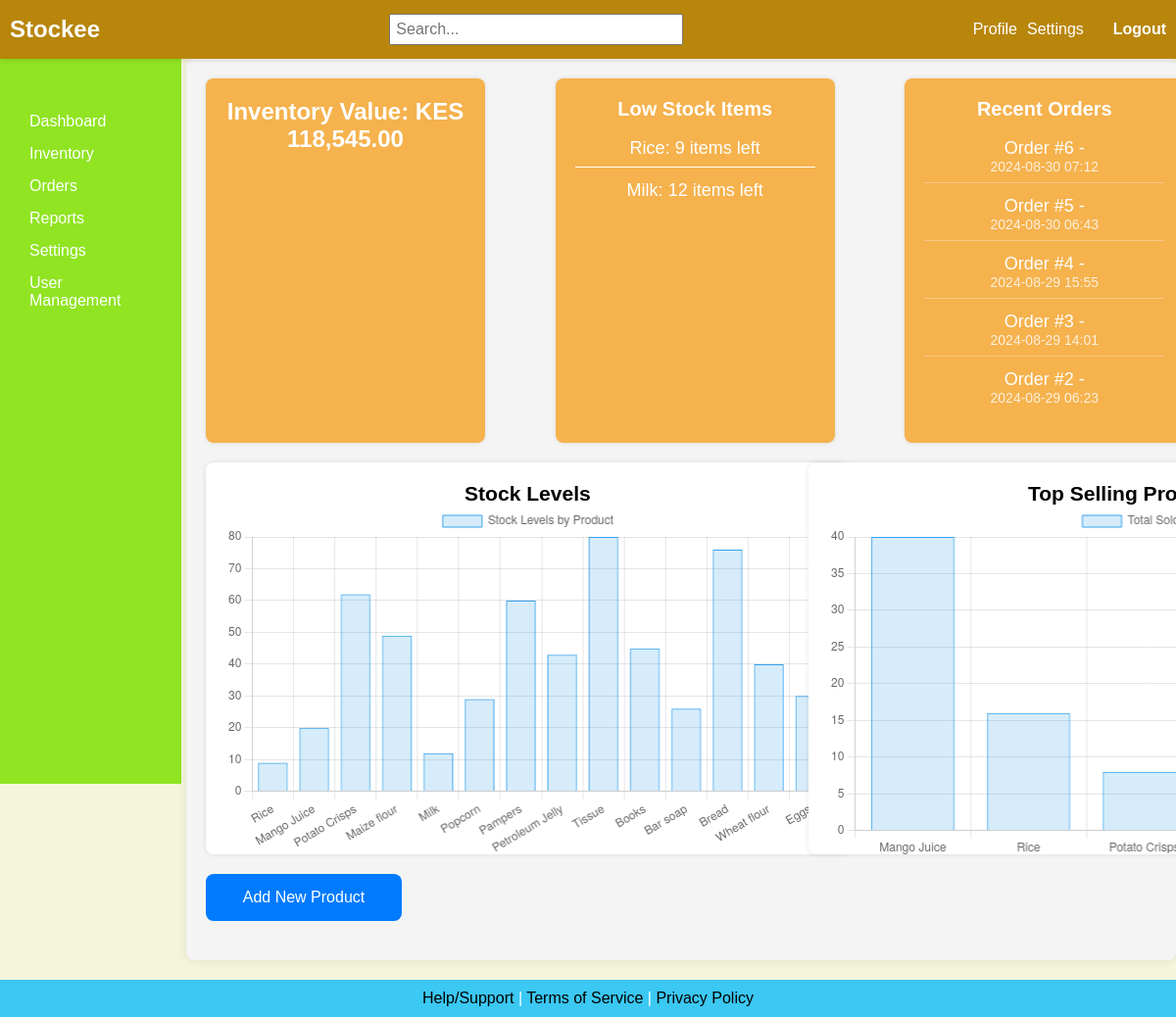
Before: /index (signed in) with the older database file.
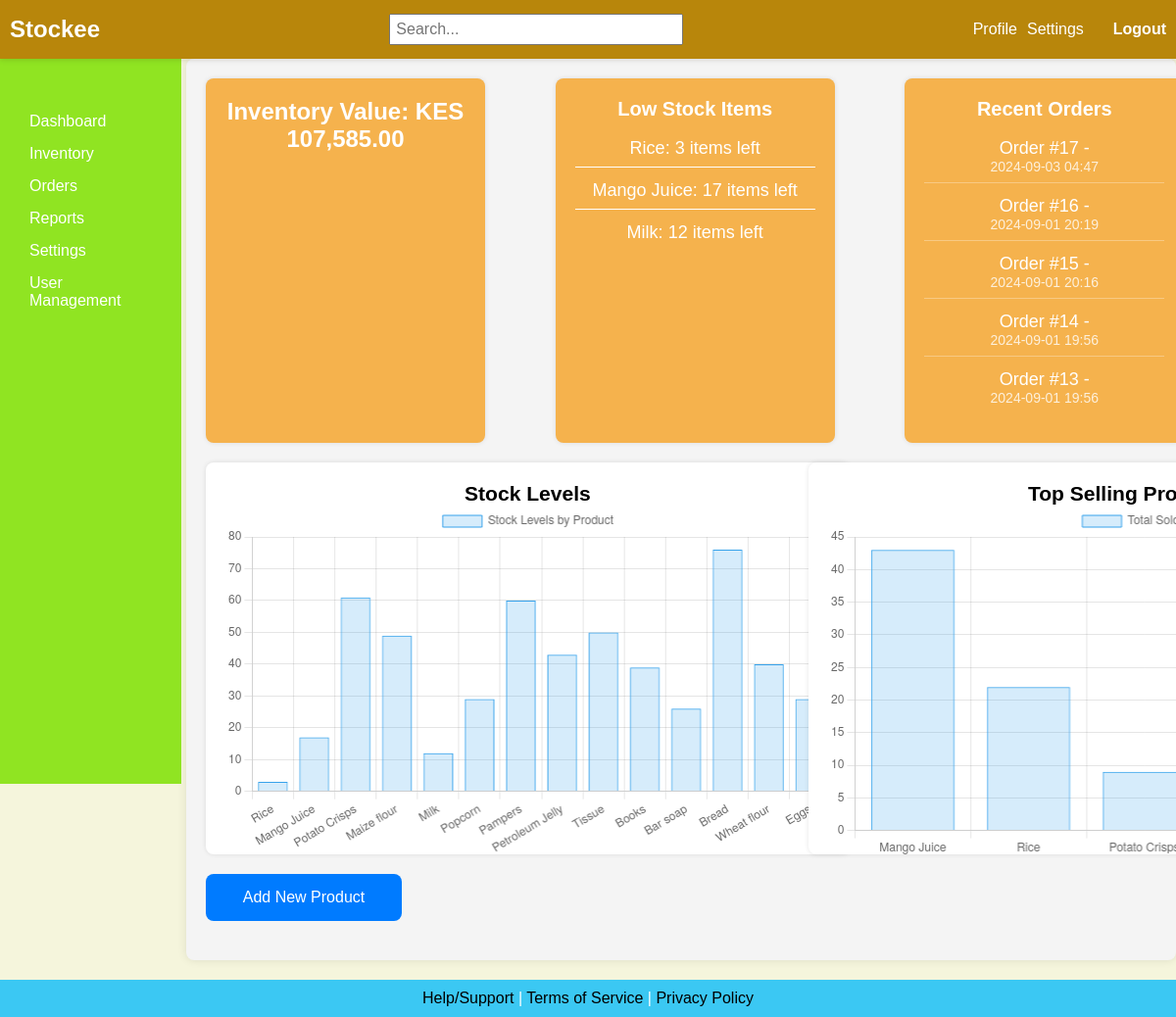
After: the same page with the newer database file.
### models.py (models this page shows, shortened)
class InventoryItem(db.Model):
    __tablename__ = 'inventory_item'
    id = db.Column(db.Integer, primary_key=True)
    name = db.Column(db.String(150), nullable=False)
    quantity = db.Column(db.String(50), nullable=False)
    unit = db.Column(db.String(50), nullable=False)
    price = db.Column(db.Float, nullable=False)
    description = db.Column(db.String(255), nullable=True)
    stock = db.Column(db.Integer, default=0)
    image = db.Column(db.String(100), nullable=True)  # New field to store image filename

class Order(db.Model):
    __tablename__ = 'order'
    id = db.Column(db.Integer, primary_key=True)
    name = db.Column(db.String(100), nullable=False)
    phone = db.Column(db.String(20), nullable=False)
    address = db.Column(db.String(200), nullable=False)
    user_id = db.Column(db.Integer, db.ForeignKey('user.id'), nullable=False)
    created_at = db.Column(db.DateTime, default=datetime.utcnow)
    status = db.Column(db.String(50), default='Pending')
    user = db.relationship('User', backref=db.backref('orders', lazy=True))
    items = db.relationship('OrderItem', backref='order', lazy=True)
    date_created = db.Column(db.DateTime, default=datetime.utcnow)
    order_items = db.relationship('OrderItem', backref='parent_order', lazy=True)

### app.py (the view)
@app.route('/index')
def index():
    low_stock_threshold = 20
    inventory_items = InventoryItem.query.all()
    total_inventory_value = sum(item.price * item.stock for item in inventory_items)
    low_stock_items = [item for item in inventory_items if item.stock < low_stock_threshold]
    recent_orders = Order.query.order_by(Order.date_created.desc()).limit(5).all()
    stock_data = db.session.query(InventoryItem.name, InventoryItem.stock).all()
    top_selling_products = db.session.query(
        InventoryItem.name, db.func.sum(OrderItem.quantity).label('total_sold')
    ).join(OrderItem).group_by(InventoryItem.name).order_by(db.func.sum(OrderItem.quantity).desc()).limit(5).all()
    product_names = [item for item, total_sold in top_selling_products]
    total_sold = [total_sold for item, total_sold in top_selling_products]
    if 'user_id' not in session:
        flash('Please log in to access the dashboard')
        return redirect(url_for('login'))
    return render_template('index.html', total_inventory_value=total_inventory_value, low_stock_items=low_stock_items, recent_orders=recent_orders, stock_data=stock_data, product_names=product_names, total_sold=total_sold) # Retrieve sales data from the database

### app.py (called while the page is built)
@app.before_request
def before_request():
    if 'cart' not in session:
        session['cart'] = {}  # Initialize cart as a dictionary

@app.template_filter('currency')
def currency_format(value, currency="KES"):
    if not isinstance(value, (int, float)):
        return value  # Return the value unchanged if it's not a number
    return f"{currency} {value:,.2f}"

### templates/index.html (shortened to what the changed rows need)
<!DOCTYPE html>
<html lang="en">
<head>
    <link rel="stylesheet" href="{{ url_for('static', filename='css/style.css') }}">
</head>
<body>
    <div class="container">
        <main>
            <section class="overview-panel">
                <div class="card total-inventory-value">Inventory Value: {{ total_inventory_value|currency }}</div>
                <div class="card low-stock-items">
                    <h3>Low Stock Items</h3>
                    <ul>
                        {% for item in low_stock_items %}
                            <li>{{ item.name }}: {{ item.stock }} items left</li>
                        {% else %}
                            <li>No low stock items.</li>
                        {% endfor %}
                    </ul>
                </div>
                <div class="card recent-orders">
                    <h3>Recent Orders</h3>
                    <ul>
                        {% for order in recent_orders %}
                            <li>
                                Order #{{ order.id }} - {{ order.customer_name }}
                                <span>{{ order.date_created.strftime('%Y-%m-%d %H:%M') }}</span>
                            </li>
                        {% else %}
                            <li>No recent orders.</li>
                        {% endfor %}
                    </ul>
                </div>
            </section>
            <section class="graphical-reports">
                <div class="graph">
                    <h3>Stock Levels</h3>
                    <canvas id="stockLevelsChart"></canvas>
                    <script>
                        // Safely pass the data from Flask to JavaScript
                        var stockData = {
                            labels: {{ stock_data | map(attribute=0) | list | tojson | safe }},
                            datasets: [{
                                label: 'Stock Levels by Product',
                                data: {{ stock_data | map(attribute=1) | list | tojson | safe }},
                                backgroundColor: 'rgba(54, 162, 235, 0.2)',
                                borderColor: 'rgba(54, 162, 235, 1)',
                                borderWidth: 1
                            }]
                        };
                        // Check if data is valid before initializing the chart
                        if (stockData.labels && stockData.labels.length > 0) {
                            var ctx = document.getElementById('stockLevelsChart').getContext('2d');
                            var stockLevelsChart = new Chart(ctx, {
                                type: 'bar',
                                data: stockData,
                                options: {
                                    responsive: true,
                                    maintainAspectRatio: false, // Allow the chart to stretch to the container's height
                                    scales: {
                                        y: {
                                            beginAtZero: true
                                        }
                                    }
                                }
                            });
                        } else {
                            console.error("Invalid data for the chart. Check your data source.");
                        }
                    </script>
                </div>
                <div class="graph">
                    <h3>Top Selling Products</h3>
                    <canvas id="topSellingProductsChart"></canvas>
                    <script>
                        // Assuming product_names and total_sold are passed from Flask to the template
                        var productNames = {{ product_names | safe }};
                        var totalSold = {{ total_sold | safe }};
                        var ctx = document.getElementById('topSellingProductsChart').getContext('2d');
                        var topSellingProductsChart = new Chart(ctx, {
                            type: 'bar',
                            data: {
                                labels: productNames,
                                datasets: [{
                                    label: 'Total Sold',
                                    data: totalSold,
                                    backgroundColor: 'rgba(54, 162, 235, 0.2)',
                                    borderColor: 'rgba(54, 162, 235, 1)',
                                    borderWidth: 1
                                }]
                            },
                            options: {
                                responsive: true,
                                maintainAspectRatio: false,
                                scales: {
                                    y: {
                                        beginAtZero: true
                                    }
                                }
                            }
                        });
                    </script>
                </div>
            </section>
        </main>
    </div>
</body>
</html>

Changed rows visible on the page:
no longer on this page (row unchanged): Order: id "6", date_created "2024-08-30 07:12"
no longer on this page (row unchanged): Order: id "5", date_created "2024-08-30 06:43"
no longer on this page (row unchanged): Order: id "4", date_created "2024-08-29 15:55"
no longer on this page (row unchanged): Order: id "3", date_created "2024-08-29 14:01"
no longer on this page (row unchanged): Order: id "2", date_created "2024-08-29 06:23"
changed InventoryItem "Rice": stock "9" → "3"
now on this page (row edited): InventoryItem: name "Mango Juice", stock "17"
added Order: id "17", date_created "2024-09-03 04:47"
added Order: id "16", date_created "2024-09-01 20:19"
added Order: id "15", date_created "2024-09-01 20:16"
added Order: id "14", date_created "2024-09-01 19:56"
added Order: id "13", date_created "2024-09-01 19:56"
Other visible differences:
{{ total_inventory_value|currency }}: "KES 118,545.00" → "KES 107,585.00"
chart data {{ stock_data | map(attribute=1) | list | tojson | safe }}: [9, 20, 62, 49, 12, 29, 60, 43, 80, 45, 26, 76, 40, 30] → [3, 17, 61, 49, 12, 29, 60, 43, 50, 39, 26, 76, 40, 29]
chart data {{ total_sold | safe }}: [40, 16, 8, 6, 5] → [43, 22, 9, 6, 6]
